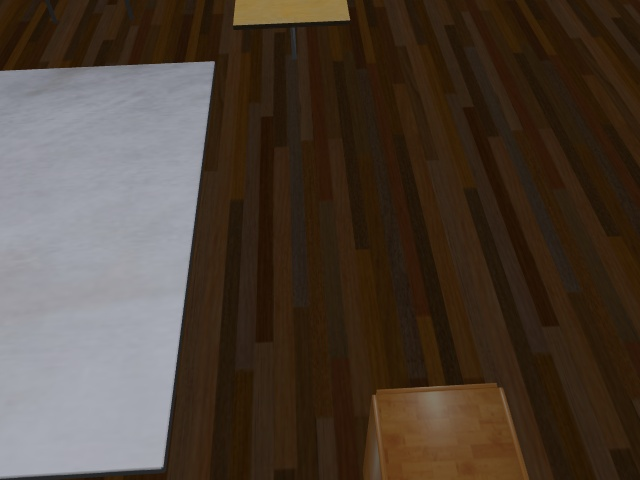
#> input picture Odometry_Code/dataset1/data-100.jpg, 640 x 480 px
$ python -i Visual_Odometry.py   (imports and definitions only)
#> lines starting #> are read from the running program, lines starting #| are printed output that depends on the picture
#!/usr/bin/env python


import numpy as np
import matplotlib.pyplot as plt
import cv2
import os


num_of_frames=200
root_dir_path = os.path.dirname(os.path.abspath("__file__"))

#Change directory here
image_dir = os.path.join(root_dir_path, r'/home/kushagra/catkin_ws/src/images/src/dataset1')
images=[]
# [4 lines not run here, left out]

#Calibration Matrix
k = np.array([[554.254691191187, 0.0, 320.5],
              [0.0, 554.254691191187, 240.5],
              [0.0, 0.0, 1.0]], dtype=np.float32)


def extract_features(img):

    #Using Clahe for better contrast, thus increasing the number of features detected
    lab = cv2.cvtColor(img, cv2.COLOR_BGR2LAB)
    lab_planes = cv2.split(lab)
    clahe = cv2.createCLAHE(clipLimit=2.0,tileGridSize=(15,15))
    lab_planes[0] = clahe.apply(lab_planes[0])
    lab = cv2.merge(lab_planes)
    img = cv2.cvtColor(lab, cv2.COLOR_LAB2BGR)

    #Using FAST
    fast= cv2.FastFeatureDetector_create(threshold = 25, nonmaxSuppression = True)
    kp = fast.detect(img)
    kp = np.array([kp[idx].pt for idx in range(len(kp))], dtype = np.float32)
    return kp


def track_features(image_ref, image_cur,ref):
    #Initializing LK parameters
    lk_params = dict(winSize=(21, 21), criteria=(cv2.TERM_CRITERIA_EPS | cv2.TERM_CRITERIA_COUNT, 30, 0.01))

    kp2, st, err = cv2.calcOpticalFlowPyrLK(image_ref, image_cur, ref, None, **lk_params)
    st=st.reshape(st.shape[0])

    kp1=ref[st==1]
    kp2=kp2[st==1]

    return kp1, kp2

#To estimate the relative scale between the clouds
def RelativeScale(last_cloud,new_cloud):
    n=new_cloud.shape[0]
    l=last_cloud.shape[0]
    p=new_cloud[:min([n,l])]
    x=np.roll(p,shift = -3)
    p1=last_cloud[:min([n,l])]
    x1=np.roll(p1,shift = -3)
    d1=np.linalg.norm(p1-x1,axis=-1)
    d=np.linalg.norm(p-x,axis=-1)
    ratio=d1/d
    ratio=np.median(ratio)
    return ratio

#Estimate current cloud
def triangulate_points(rot,trans,kp1,kp2,k):
    t0=np.array([[1,0,0,0],
                 [0,1,0,0],
                 [0,0,1,0]])
    t0=k.dot(t0)
    t1=k.dot(np.hstack((rot,trans)))
    cloud=cv2.triangulatePoints(t0,t1,kp1.reshape(2,-1),kp2.reshape(2,-1))
    cloud=cloud.reshape(-1,4)
    return cloud[:,:3]


trajectory=[]
threshold=20

#Compute the keypoints for the first set
# [1 line that did not run here, left out]
# [1 line that did not run here, left out]

# [1 line that did not run here, left out]
# [1 line that did not run here, left out]

#Use LKT to track the features
# [1 line that did not run here, left out]

#Calculate Essesntial matrix
# [1 line that did not run here, left out]
# [1 line that did not run here, left out]
# [1 line that did not run here, left out]

#Obtain rotation and translation for the essential matrix
# [1 line that did not run here, left out]

#Initialize rotation and translation with the first reading
# [1 line that did not run here, left out]
# [1 line that did not run here, left out]
# [1 line not run here, left out]

#Compute the cloud to calculate the scale
# [1 line that did not run here, left out]

i=1
# [40 lines not run here, left out]


trajectory=np.array(trajectory)
x,y,z=[],[],[]
# [4 lines not run here, left out]
fig1=plt.subplot(111)
# [2 lines not run here, left out]

>>> import cv2
>>> picture = cv2.imread('dataset1/data-100.jpg', cv2.IMREAD_GRAYSCALE)
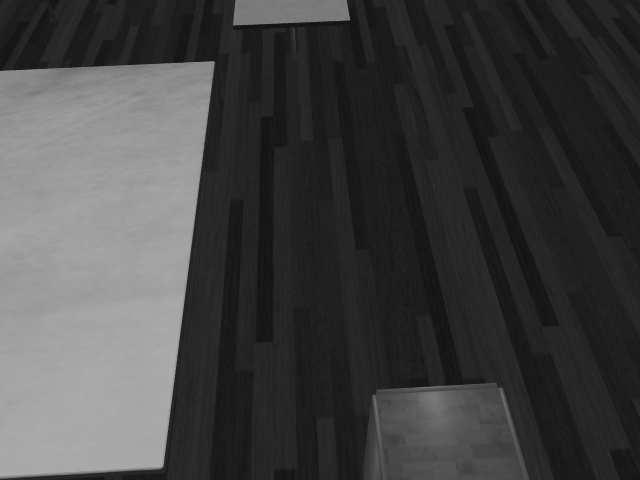
#> picture: shape (480, 640); min 16, max 172, mean 66.6
#> (the run stopped early here; a loop or call above may not have finished)

$ run again, on Odometry_Code/dataset1/data-104.jpg
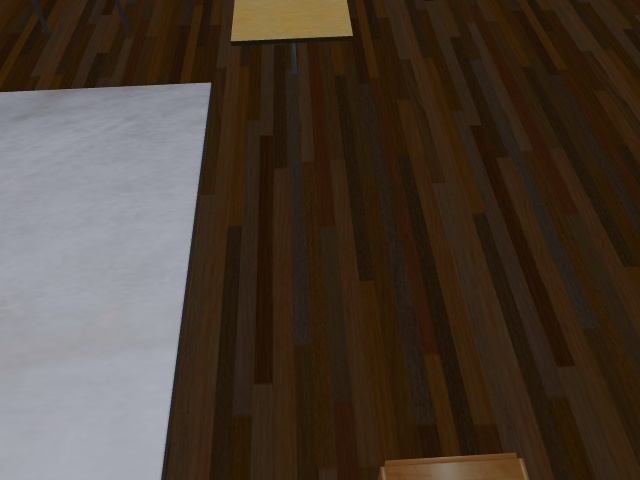
#> input picture Odometry_Code/dataset1/data-104.jpg, 640 x 480 px
#> `picture = cv2.imread('dataset1/data-100.jpg', cv2.IMREAD_GRAYSCALE)`:
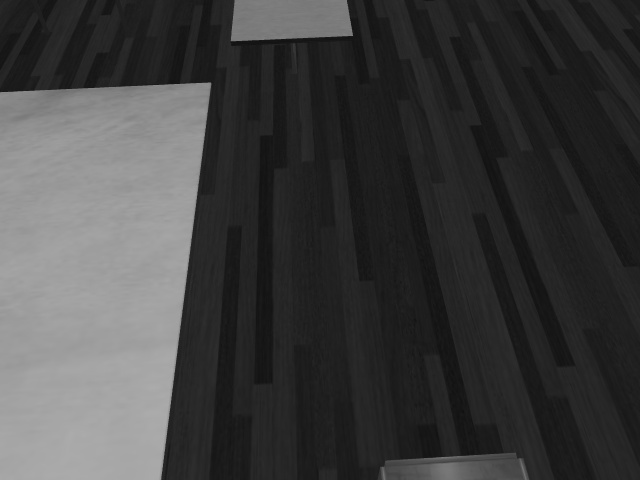
#> picture: shape (480, 640); min 16, max 174, mean 63.7
